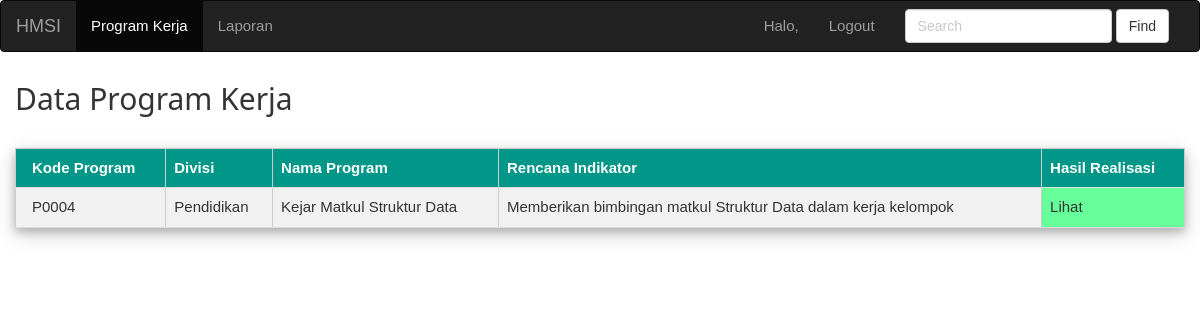
Screenshot of /index-pend.php with the database file from the repository.
### tables this page shows
CREATE TABLE IF NOT EXISTS `prog_kerja` (
  `kode_prog` char(5) NOT NULL,
  `divisi` varchar(20) DEFAULT NULL,
  `nm_prog` varchar(100) NOT NULL,
  `ren_indikator` varchar(100) NOT NULL,
  `ren_jumlah` int(10) NOT NULL,
  `ren_satuan` char(10) NOT NULL,
  `ren_anggaran` int(11) NOT NULL,
  `ren_bln1` char(1) DEFAULT NULL,
  `ren_bln2` char(1) DEFAULT NULL,
  `ren_bln3` char(1) DEFAULT NULL,
  `ren_bln4` char(1) DEFAULT NULL,
  `ren_bln5` char(1) DEFAULT NULL,
  `ren_bln6` char(1) DEFAULT NULL,
  `ren_bln7` char(1) DEFAULT NULL,
  `ren_bln8` char(1) DEFAULT NULL,
  `ren_bln9` char(1) DEFAULT NULL,
  `ren_bln10` char(1) DEFAULT NULL,
  `ren_bln11` char(1) DEFAULT NULL,
  `ren_bln12` char(1) DEFAULT NULL,
  `tahun` char(4) NOT NULL
);

### index-pend.php (the view, shortened to what this page needs)
<!DOCTYPE html>
<html>
<head>
    <link rel="stylesheet" href="css/bootstrap.min.css">
	<link rel="stylesheet" href="css/styles.css">
	<link rel="stylesheet" href="css/W3.css">
</head>
<body>
	<nav class="navbar navbar-inverse">
	  <div class="container-fluid">
		<div class="navbar-header">
		  <a class="navbar-brand" href="index-pend.php">HMSI</a></li>
		</div>
		<div class="collapse navbar-collapse" id="bs-example-navbar-collapse-1">
		  <ul class="nav navbar-nav">
			<li class="active"><a href="index-pend.php">Program Kerja <span class="sr-only">(current)</span></a></li>
			<li class><a href="laporan.php" target="_blank">Laporan <span class="sr-only">(current)</span></a></li>
		  </ul>
		  <form class="navbar-form navbar-right" role="search">
			<div class="form-group">
			  <input type="text" class="form-control" placeholder="Search">
			</div>
			<button type="submit" class="btn btn-default">Find</button>
		  </form>
		  <ul class="nav navbar-nav navbar-right">
			<li>
				<a href="" class="dropdown-toggle" data-toggle="dropdown" role="button" aria-haspopup="true" aria-expanded="false">
					<span class="glyphicon glyphicon-user" aria-hidden="true"></span><?PHP
						if(isset($_POST['username']))
						echo "Halo, ".$_POST['username']."<br>";
						else
						echo "Halo, ".$_COOKIE['username']."<br>";
					?>
				</a>
			</li>
			<li><a href="logout.php">Logout</a></li>
		  </ul>
		</div>
	  </div>
	</nav>
	<div class="col-md-12">
	<h2>Data Program Kerja</h2>
	<br/>
	<table class="w3-table-all w3-card-4" cellpadding="5" cellspacing="0" border="1">
		<tr class="w3-teal">
			<th>Kode Program</th>
			<th>Divisi</th>
			<th>Nama Program</th>
			<th>Rencana Indikator</th>
			<th>Hasil Realisasi</th>
		</tr>
		<?php
		$query = mysql_query("SELECT * FROM prog_kerja WHERE divisi='Pendidikan'") or die(mysql_error());
		if(mysql_num_rows($query) == 0){
			echo '<tr><td colspan="6">Tidak ada data!</td></tr>';
		}else{
			while($data = mysql_fetch_assoc($query)){
				echo '<tr style="height: 40px;">';
					echo '<td>'.$data['kode_prog'].'</td>';
					echo '<td>'.$data['divisi'].'</td>';
					echo '<td>'.$data['nm_prog'].'</td>';
					echo '<td>'.$data['ren_indikator'].'</td>';
					echo '<td style="background-color:#66ff99"><a href="hasil-realisasi-pend.php?kode_prog='.$data['kode_prog'].'" target="_blank">Lihat</a></td>';
				echo '</tr>';
			}
		}
		?>
	</table>
	</div>
</body>
</html>

### css/styles.css (style rules this page uses)
table { border-collapse: collapse; width: 790px; }
th { text-align: center; padding: 8px; }
tr:nth-child(even) { background-color: #f2f2f2 }

### css/W3.css (style rules this page uses)
html { box-sizing:border-box }
*,*:before,*:after { box-sizing:inherit }
html { -ms-text-size-adjust:100%;-webkit-text-size-adjust:100% }
body { margin:0 }
article,aside,details,figcaption,figure,footer,header,main,menu,nav,section,summary { display:block }
a { background-color:transparent;-webkit-text-decoration-skip:objects }
button,input,select,textarea { font:inherit;margin:0 }
button,input { overflow:visible }
button,select { text-transform:none }
button,html [type=button],[type=reset],[type=submit] { -webkit-appearance:button }
html,body { font-family:Verdana,sans-serif;font-size:15px;line-height:1.5 }
html { overflow-x:hidden }
h1,h2,h3,h4,h5,h6,.w3-slim,.w3-wide { font-family:"Segoe UI",Arial,sans-serif }
h2 { font-size:30px }
h1,h2,h3,h4,h5,h6 { font-weight:400;margin:10px 0 }
a { color:inherit }
.w3-table,.w3-table-all { border-collapse:collapse;border-spacing:0;width:100%;display:table }
.w3-table-all { border:1px solid #ccc }
.w3-bordered tr,.w3-table-all tr { border-bottom:1px solid #ddd }
.w3-table-all tr:nth-child(odd) { background-color:#fff }
.w3-table-all tr:nth-child(even) { background-color:#f1f1f1 }
.w3-table td,.w3-table th,.w3-table-all td,.w3-table-all th { padding:8px 8px;display:table-cell;text-align:left;vertical-align:top }
.w3-table th:first-child,.w3-table td:first-child,.w3-table-all th:first-child,.w3-table-all td:first-child { padding-left:16px }
.w3-card-4,.w3-hover-shadow:hover { box-shadow:0 4px 8px 0 rgba(0,0,0,0.2),0 6px 20px 0 rgba(0,0,0,0.19)!important }
.w3-teal,.w3-hover-teal:hover { color:#fff!important;background-color:#009688!important }

### rows the page displays
prog_kerja: kode_prog "P0004", divisi "Pendidikan", nm_prog "Kejar Matkul Struktur Data", ren_indikator "Memberikan bimbingan matkul Struktur Data dalam kerja kelompok"
